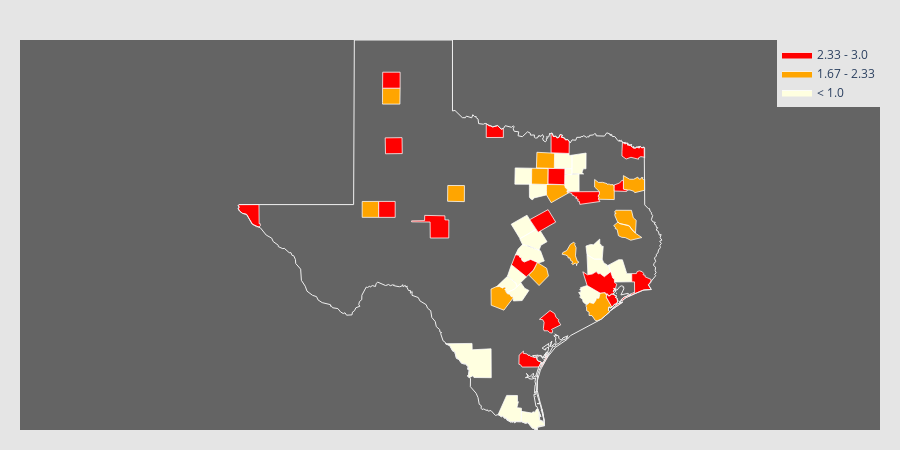
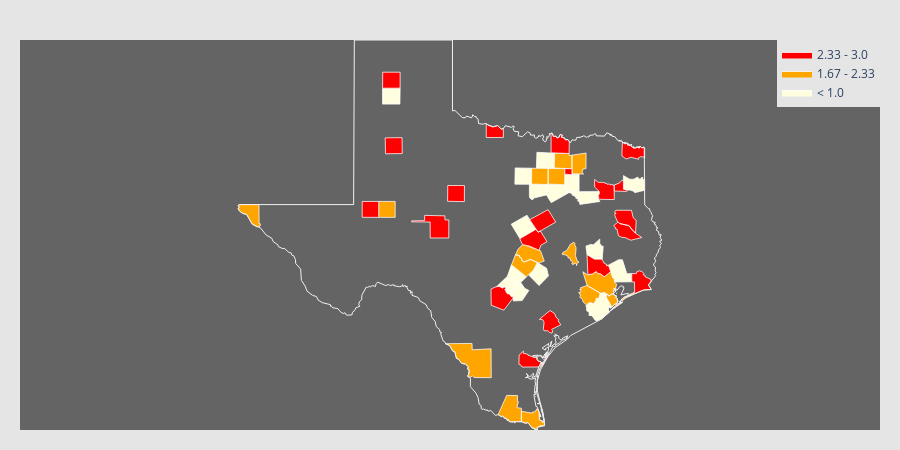

Notebook source saved alongside these figures, in order:
### Code cell
# Linear Neural Network

predicted = NN_linear.predict(df_test_features_2016)
#print(type(test_y), type(predicted))
p = pd.DataFrame(predicted)
p.index = df_train_labels_2016.index

# Separate into 3 numerical Categories for Graphing
df_health = pd.concat([p, df_train_labels_2016.to_frame()], axis=1)
df_health.columns = ['predicted', 'actual']
df_health_classified = pd.DataFrame(columns = ['predicted', 'actual'])
for i, row in df_health.iterrows():
    p = row[0]
    a = row[1]
    if p < above_2013:
        p = 1
    elif p < average_2013:
        p = 2
    else:
        p = 3
    df_health_classified.at[i,'predicted'] = p
    if a < above_2013:
        a = 1
    elif a < average_2013:
        a = 2
    else:
        a = 3
    df_health_classified.at[i,'actual'] = a
    
# add county title
df_health_classified.index.names= ['county']

# Make Graph
df_sample = pd.read_csv('https://raw.githubusercontent.com/plotly/datasets/master/minoritymajority.csv')
df_sample_r = df_sample[df_sample['STNAME'] == 'Texas']

counties = pd.read_csv('datasets/after/county.csv')
counties.columns = ['i', 'FIPS', 'county']
vis = pd.merge(df_health_classified, counties, on="county")

values1 = vis['predicted']
values2 = vis['actual']

endpts1 = list(np.mgrid[min(values1):max(values1):4j])
endpts2 = list(np.mgrid[min(values2):max(values2):4j])

#colorscale = ["#030512","#1d1d3b","#323268","#3d4b94","#3e6ab0","#4989bc","#60a7c7","#85c5d3","#b7e0e4","#eafcfd"]
#colorscale = ["#f7fbff", "#ebf3fb", "#d2e3f3", "#c6dbef", "#b3d2e9", "#9ecae1", "#85bcdb", "#6baed6", "#57a0ce", "#3082be", "#2171b5", "#1361a9","#08519c", "#0b4083", "#08306b"]
colorscale = ["lightyellow","orange","orange","red","darkred"]


fips = vis['FIPS']

fig_Predicted = ff.create_choropleth(fips=fips, values=values1, scope=['Texas'], colorscale = colorscale, binning_endpoints=endpts1,
        plot_bgcolor='rgb(100,100,100)',
        paper_bgcolor='rgb(229,229,229)', county_outline={'color': 'rgb(255,255,255)', 'width': 0.75})
fig_Predicted.show()

fig_Actual = ff.create_choropleth(fips=fips, values=values2, scope=['Texas'], colorscale = colorscale, binning_endpoints=endpts2,
        plot_bgcolor='rgb(100,100,100)',
        paper_bgcolor='rgb(229,229,229)', county_outline={'color': 'rgb(255,255,255)', 'width': 0.75})
fig_Actual.show()

### Figure 1 — Plotly figure (JSON) as saved in the notebook; plotly's stock layout.template omitted (floating-point values rounded to 4 significant figures; data arrays with more than 128 entries replaced by an {"elided": "..."} marker saying what was removed)
{"data": [{"fill": "toself", "fillcolor": "lightyellow", "hoverinfo": "none", "line": {"color": "rgb(255,255,255)", "width": 0.75}, "mode": "lines", "name": "< 1.0", "type": "scatter", "x": {"elided": "266 float values"}, "y": {"elided": "266 float values"}}, {"fill": "toself", "fillcolor": "orange", "hoverinfo": "none", "line": {"color": "rgb(255,255,255)", "width": 0.75}, "mode": "lines", "name": "1.0 - 1.67", "type": "scatter", "x": [], "y": []}, {"fill": "toself", "fillcolor": "orange", "hoverinfo": "none", "line": {"color": "rgb(255,255,255)", "width": 0.75}, "mode": "lines", "name": "1.67 - 2.33", "type": "scatter", "x": {"elided": "191 float values"}, "y": {"elided": "191 float values"}}, {"fill": "toself", "fillcolor": "red", "hoverinfo": "none", "line": {"color": "rgb(255,255,255)", "width": 0.75}, "mode": "lines", "name": "2.33 - 3.0", "type": "scatter", "x": {"elided": "475 float values"}, "y": {"elided": "475 float values"}}, {"fill": "toself", "fillcolor": "darkred", "hoverinfo": "none", "line": {"color": "rgb(255,255,255)", "width": 0.75}, "mode": "lines", "name": "> 3.0", "type": "scatter", "x": [], "y": []}, {"hoverinfo": "text", "legendgroup": "centroids", "marker": {"color": "white", "opacity": 0}, "mode": "markers", "name": "US Counties", "selected": {"marker": {"color": "white", "opacity": 1, "size": 3}}, "showlegend": false, "text": ["County: Nueces<br>State: Texas<br>FIPS: 48355<br>Value: 3", "County: Nueces<br>State: Texas<br>FIPS: 48355<br>Value: 3", "County: Nueces<br>State: Texas<br>FIPS: 48355<br>Value: 3", "County: Nueces<br>State: Texas<br>FIPS: 48355<br>Value: 3", "County: Nueces<br>State: Texas<br>FIPS: 48355<br>Value: 3", "County: Nueces<br>State: Texas<br>FIPS: 48355<br>Value: 3", "County: Nueces<br>State: Texas<br>FIPS: 48355<br>Value: 3", "County: Nueces<br>State: Texas<br>FIPS: 48355<br>Value: 3", "County: Nueces<br>State: Texas<br>FIPS: 48355<br>Value: 3", "County: Nueces<br>State: Texas<br>FIPS: 48355<br>Value: 3", "County: Nueces<br>State: Texas<br>FIPS: 48355<br>Value: 3", "County: Nueces<br>State: Texas<br>FIPS: 48355<br>Value: 3", "County: Nueces<br>State: Texas<br>FIPS: 48355<br>Value: 3", "County: Nueces<br>State: Texas<br>FIPS: 48355<br>Value: 3", "County: Nueces<br>State: Texas<br>FIPS: 48355<br>Value: 3", "County: Nueces<br>State: Texas<br>FIPS: 48355<br>Value: 3", "County: Nueces<br>State: Texas<br>FIPS: 48355<br>Value: 3", "County: Nueces<br>State: Texas<br>FIPS: 48355<br>Value: 3", "County: Nueces<br>State: Texas<br>FIPS: 48355<br>Value: 3", "County: Nueces<br>State: Texas<br>FIPS: 48355<br>Value: 3", "County: Nueces<br>State: Texas<br>FIPS: 48355<br>Value: 3", "County: Nueces<br>State: Texas<br>FIPS: 48355<br>Value: 3", "County: Nueces<br>State: Texas<br>FIPS: 48355<br>Value: 3", "County: Nueces<br>State: Texas<br>FIPS: 48355<br>Value: 3", "County: Nueces<br>State: Texas<br>FIPS: 48355<br>Value: 3", "County: Nueces<br>State: Texas<br>FIPS: 48355<br>Value: 3", "County: Harris<br>State: Texas<br>FIPS: 48201<br>Value: 3", "County: Harris<br>State: Texas<br>FIPS: 48201<br>Value: 3", "County: Harris<br>State: Texas<br>FIPS: 48201<br>Value: 3", "County: Galveston<br>State: Texas<br>FIPS: 48167<br>Value: 3", "County: Galveston<br>State: Texas<br>FIPS: 48167<br>Value: 3", "County: Galveston<br>State: Texas<br>FIPS: 48167<br>Value: 3", "County: Galveston<br>State: Texas<br>FIPS: 48167<br>Value: 3", "County: Galveston<br>State: Texas<br>FIPS: 48167<br>Value: 3", "County: Galveston<br>State: Texas<br>FIPS: 48167<br>Value: 3", "County: Galveston<br>State: Texas<br>FIPS: 48167<br>Value: 3", "County: Cameron<br>State: Texas<br>FIPS: 48061<br>Value: 1", "County: Cameron<br>State: Texas<br>FIPS: 48061<br>Value: 1", "County: Cameron<br>State: Texas<br>FIPS: 48061<br>Value: 1", "County: Angelina<br>State: Texas<br>FIPS: 48005<br>Value: 2", "County: Bastrop<br>State: Texas<br>FIPS: 48021<br>Value: 2", "County: Bell<br>State: Texas<br>FIPS: 48027<br>Value: 1", "County: Bexar<br>State: Texas<br>FIPS: 48029<br>Value: 2", "County: Bowie<br>State: Texas<br>FIPS: 48037<br>Value: 3", "County: Brazoria<br>State: Texas<br>FIPS: 48039<br>Value: 2", "County: Brazos<br>State: Texas<br>FIPS: 48041<br>Value: 2", "County: Collin<br>State: Texas<br>FIPS: 48085<br>Value: 1", "County: Comal<br>State: Texas<br>FIPS: 48091<br>Value: 1", "County: Coryell<br>State: Texas<br>FIPS: 48099<br>Value: 1", "County: Dallas<br>State: Texas<br>FIPS: 48113<br>Value: 3", "County: Denton<br>State: Texas<br>FIPS: 48121<br>Value: 2", "County: Ector<br>State: Texas<br>FIPS: 48135<br>Value: 2", "County: El Paso<br>State: Texas<br>FIPS: 48141<br>Value: 3", "County: Ellis<br>State: Texas<br>FIPS: 48139<br>Value: 2", "County: Fort Bend<br>State: Texas<br>FIPS: 48157<br>Value: 1", "County: Grayson<br>State: Texas<br>FIPS: 48181<br>Value: 3", "County: Gregg<br>State: Texas<br>FIPS: 48183<br>Value: 3", "County: Guadalupe<br>State: Texas<br>FIPS: 48187<br>Value: 1", "County: Harrison<br>State: Texas<br>FIPS: 48203<br>Value: 2", "County: Hays<br>State: Texas<br>FIPS: 48209<br>Value: 1", "County: Henderson<br>State: Texas<br>FIPS: 48213<br>Value: 3", "County: Hidalgo<br>State: Texas<br>FIPS: 48215<br>Value: 1", "County: Hunt<br>State: Texas<br>FIPS: 48231<br>Value: 1", "County: Jefferson<br>State: Texas<br>FIPS: 48245<br>Value: 3", "County: Johnson<br>State: Texas<br>FIPS: 48251<br>Value: 1", "County: Kaufman<br>State: Texas<br>FIPS: 48257<br>Value: 1", "County: Liberty<br>State: Texas<br>FIPS: 48291<br>Value: 1", "County: Lubbock<br>State: Texas<br>FIPS: 48303<br>Value: 3", "County: McLennan<br>State: Texas<br>FIPS: 48309<br>Value: 3", "County: Midland<br>State: Texas<br>FIPS: 48329<br>Value: 3", "County: Montgomery<br>State: Texas<br>FIPS: 48339<br>Value: 1", "County: Nacogdoches<br>State: Texas<br>FIPS: 48347<br>Value: 2", "County: Parker<br>State: Texas<br>FIPS: 48367<br>Value: 1", "County: Potter<br>State: Texas<br>FIPS: 48375<br>Value: 3", "County: Randall<br>State: Texas<br>FIPS: 48381<br>Value: 2", "County: Rockwall<br>State: Texas<br>FIPS: 48397<br>Value: 1", "County: Smith<br>State: Texas<br>FIPS: 48423<br>Value: 2", "County: Tarrant<br>State: Texas<br>FIPS: 48439<br>Value: 2", "County: Taylor<br>State: Texas<br>FIPS: 48441<br>Value: 2", "County: Tom Green<br>State: Texas<br>FIPS: 48451<br>Value: 3", "County: Travis<br>State: Texas<br>FIPS: 48453<br>Value: 3", "County: Victoria<br>State: Texas<br>FIPS: 48469<br>Value: 3", "County: Walker<br>State: Texas<br>FIPS: 48471<br>Value: 1", "County: Webb<br>State: Texas<br>FIPS: 48479<br>Value: 1", "County: Wichita<br>State: Texas<br>FIPS: 48485<br>Value: 3", "County: Williamson<br>State: Texas<br>FIPS: 48491<br>Value: 1"], "type": "scatter", "unselected": {"marker": {"opacity": 0}}, "x": [[-97.08], [-97.1], [-97.12], [-97.09], [-97.12], [-97.13], [-97.14], [-97.14], [-97.14], [-97.15], [-97.15], [-97.17], [-97.18], [-97.21], [-97.21], [-97.22], [-97.24], [-97.23], [-97.16], [-97.25], [-97.31], [-97.33], [-97.36], [-97.36], [-97.45], [-97.65], [-94.97], [-94.98], [-95.39], [-94.52], [-94.58], [-94.8], [-94.82], [-94.91], [-94.9], [-95.05], [-97.19], [-97.25], [-97.52], -94.61, -97.31, -97.48, -98.52, -94.42, -95.45, -96.3, -96.57, -98.28, -97.8, -96.78, -97.12, -102.5, -106.2, -96.79, -95.77, -96.68, -94.82, -97.95, -94.37, -98.03, -95.85, -98.18, -96.09, -94.16, -97.37, -96.29, -94.81, -101.8, -97.2, -102.0, -95.5, -94.62, -97.81, -101.9, -101.9, -96.41, -95.27, -97.29, -99.89, -100.5, -97.78, -96.97, -95.57, -99.33, -98.7, -97.6], "y": [[27.92], [27.9], [27.91], [27.86], [27.89], [27.9], [27.9], [27.85], [27.89], [27.88], [27.82], [27.76], [27.82], [27.82], [27.81], [27.85], [27.83], [27.67], [27.72], [27.86], [27.87], [27.87], [27.85], [27.88], [27.87], [27.72], [29.68], [29.69], [29.86], [29.55], [29.49], [29.33], [29.35], [29.27], [29.24], [29.4], [26.25], [26.37], [26.13], 31.25, 30.1, 31.04, 29.45, 33.45, 29.19, 30.66, 33.19, 29.81, 31.39, 32.77, 33.21, 31.87, 31.77, 32.35, 29.53, 33.63, 32.48, 29.58, 32.55, 30.06, 32.21, 26.4, 33.12, 29.88, 32.38, 32.6, 30.15, 33.61, 31.55, 31.87, 30.3, 31.62, 32.78, 35.4, 34.97, 32.9, 32.38, 32.77, 32.3, 31.4, 30.33, 28.8, 30.74, 27.76, 33.99, 30.65]}, {"hoverinfo": "text", "legendgroup": "States", "line": {"color": "rgb(240, 240, 240)", "width": 1}, "mode": "lines", "showlegend": false, "type": "scatter", "x": {"elided": "634 float values"}, "y": {"elided": "634 float values"}}], "layout": {"annotations": [{"showarrow": false, "text": "<b></b>", "x": 1, "xanchor": "right", "xref": "paper", "y": 1.05, "yref": "paper"}], "dragmode": "select", "height": 450, "hovermode": "closest", "legend": {"traceorder": "reversed", "x": 1, "xanchor": "right", "y": 1, "yanchor": "top"}, "margin": {"b": 20, "l": 20, "r": 20, "t": 40}, "paper_bgcolor": "rgb(229,229,229)", "plot_bgcolor": "rgb(100,100,100)", "width": 900, "xaxis": {"autorange": false, "fixedrange": true, "range": [-113.4, -86.75], "showgrid": false, "showticklabels": false, "zeroline": false}, "yaxis": {"autorange": false, "fixedrange": true, "range": [25.84, 36.5], "showgrid": false, "showticklabels": false, "zeroline": false}}}

### Figure 2 — Plotly figure (JSON) as saved in the notebook; plotly's stock layout.template omitted (floating-point values rounded to 4 significant figures; data arrays with more than 128 entries replaced by an {"elided": "..."} marker saying what was removed)
{"data": [{"fill": "toself", "fillcolor": "lightyellow", "hoverinfo": "none", "line": {"color": "rgb(255,255,255)", "width": 0.75}, "mode": "lines", "name": "< 1.0", "type": "scatter", "x": {"elided": "192 float values"}, "y": {"elided": "192 float values"}}, {"fill": "toself", "fillcolor": "orange", "hoverinfo": "none", "line": {"color": "rgb(255,255,255)", "width": 0.75}, "mode": "lines", "name": "1.0 - 1.67", "type": "scatter", "x": [], "y": []}, {"fill": "toself", "fillcolor": "orange", "hoverinfo": "none", "line": {"color": "rgb(255,255,255)", "width": 0.75}, "mode": "lines", "name": "1.67 - 2.33", "type": "scatter", "x": {"elided": "311 float values"}, "y": {"elided": "311 float values"}}, {"fill": "toself", "fillcolor": "red", "hoverinfo": "none", "line": {"color": "rgb(255,255,255)", "width": 0.75}, "mode": "lines", "name": "2.33 - 3.0", "type": "scatter", "x": {"elided": "429 float values"}, "y": {"elided": "429 float values"}}, {"fill": "toself", "fillcolor": "darkred", "hoverinfo": "none", "line": {"color": "rgb(255,255,255)", "width": 0.75}, "mode": "lines", "name": "> 3.0", "type": "scatter", "x": [], "y": []}, {"hoverinfo": "text", "legendgroup": "centroids", "marker": {"color": "white", "opacity": 0}, "mode": "markers", "name": "US Counties", "selected": {"marker": {"color": "white", "opacity": 1, "size": 3}}, "showlegend": false, "text": ["County: Nueces<br>State: Texas<br>FIPS: 48355<br>Value: 3", "County: Nueces<br>State: Texas<br>FIPS: 48355<br>Value: 3", "County: Nueces<br>State: Texas<br>FIPS: 48355<br>Value: 3", "County: Nueces<br>State: Texas<br>FIPS: 48355<br>Value: 3", "County: Nueces<br>State: Texas<br>FIPS: 48355<br>Value: 3", "County: Nueces<br>State: Texas<br>FIPS: 48355<br>Value: 3", "County: Nueces<br>State: Texas<br>FIPS: 48355<br>Value: 3", "County: Nueces<br>State: Texas<br>FIPS: 48355<br>Value: 3", "County: Nueces<br>State: Texas<br>FIPS: 48355<br>Value: 3", "County: Nueces<br>State: Texas<br>FIPS: 48355<br>Value: 3", "County: Nueces<br>State: Texas<br>FIPS: 48355<br>Value: 3", "County: Nueces<br>State: Texas<br>FIPS: 48355<br>Value: 3", "County: Nueces<br>State: Texas<br>FIPS: 48355<br>Value: 3", "County: Nueces<br>State: Texas<br>FIPS: 48355<br>Value: 3", "County: Nueces<br>State: Texas<br>FIPS: 48355<br>Value: 3", "County: Nueces<br>State: Texas<br>FIPS: 48355<br>Value: 3", "County: Nueces<br>State: Texas<br>FIPS: 48355<br>Value: 3", "County: Nueces<br>State: Texas<br>FIPS: 48355<br>Value: 3", "County: Nueces<br>State: Texas<br>FIPS: 48355<br>Value: 3", "County: Nueces<br>State: Texas<br>FIPS: 48355<br>Value: 3", "County: Nueces<br>State: Texas<br>FIPS: 48355<br>Value: 3", "County: Nueces<br>State: Texas<br>FIPS: 48355<br>Value: 3", "County: Nueces<br>State: Texas<br>FIPS: 48355<br>Value: 3", "County: Nueces<br>State: Texas<br>FIPS: 48355<br>Value: 3", "County: Nueces<br>State: Texas<br>FIPS: 48355<br>Value: 3", "County: Nueces<br>State: Texas<br>FIPS: 48355<br>Value: 3", "County: Harris<br>State: Texas<br>FIPS: 48201<br>Value: 2", "County: Harris<br>State: Texas<br>FIPS: 48201<br>Value: 2", "County: Harris<br>State: Texas<br>FIPS: 48201<br>Value: 2", "County: Galveston<br>State: Texas<br>FIPS: 48167<br>Value: 2", "County: Galveston<br>State: Texas<br>FIPS: 48167<br>Value: 2", "County: Galveston<br>State: Texas<br>FIPS: 48167<br>Value: 2", "County: Galveston<br>State: Texas<br>FIPS: 48167<br>Value: 2", "County: Galveston<br>State: Texas<br>FIPS: 48167<br>Value: 2", "County: Galveston<br>State: Texas<br>FIPS: 48167<br>Value: 2", "County: Galveston<br>State: Texas<br>FIPS: 48167<br>Value: 2", "County: Cameron<br>State: Texas<br>FIPS: 48061<br>Value: 2", "County: Cameron<br>State: Texas<br>FIPS: 48061<br>Value: 2", "County: Cameron<br>State: Texas<br>FIPS: 48061<br>Value: 2", "County: Angelina<br>State: Texas<br>FIPS: 48005<br>Value: 3", "County: Bastrop<br>State: Texas<br>FIPS: 48021<br>Value: 1", "County: Bell<br>State: Texas<br>FIPS: 48027<br>Value: 3", "County: Bexar<br>State: Texas<br>FIPS: 48029<br>Value: 3", "County: Bowie<br>State: Texas<br>FIPS: 48037<br>Value: 3", "County: Brazoria<br>State: Texas<br>FIPS: 48039<br>Value: 1", "County: Brazos<br>State: Texas<br>FIPS: 48041<br>Value: 2", "County: Collin<br>State: Texas<br>FIPS: 48085<br>Value: 2", "County: Comal<br>State: Texas<br>FIPS: 48091<br>Value: 1", "County: Coryell<br>State: Texas<br>FIPS: 48099<br>Value: 1", "County: Dallas<br>State: Texas<br>FIPS: 48113<br>Value: 2", "County: Denton<br>State: Texas<br>FIPS: 48121<br>Value: 1", "County: Ector<br>State: Texas<br>FIPS: 48135<br>Value: 3", "County: El Paso<br>State: Texas<br>FIPS: 48141<br>Value: 2", "County: Ellis<br>State: Texas<br>FIPS: 48139<br>Value: 1", "County: Fort Bend<br>State: Texas<br>FIPS: 48157<br>Value: 2", "County: Grayson<br>State: Texas<br>FIPS: 48181<br>Value: 3", "County: Gregg<br>State: Texas<br>FIPS: 48183<br>Value: 3", "County: Guadalupe<br>State: Texas<br>FIPS: 48187<br>Value: 1", "County: Harrison<br>State: Texas<br>FIPS: 48203<br>Value: 1", "County: Hays<br>State: Texas<br>FIPS: 48209<br>Value: 1", "County: Henderson<br>State: Texas<br>FIPS: 48213<br>Value: 1", "County: Hidalgo<br>State: Texas<br>FIPS: 48215<br>Value: 2", "County: Hunt<br>State: Texas<br>FIPS: 48231<br>Value: 2", "County: Jefferson<br>State: Texas<br>FIPS: 48245<br>Value: 3", "County: Johnson<br>State: Texas<br>FIPS: 48251<br>Value: 1", "County: Kaufman<br>State: Texas<br>FIPS: 48257<br>Value: 1", "County: Liberty<br>State: Texas<br>FIPS: 48291<br>Value: 1", "County: Lubbock<br>State: Texas<br>FIPS: 48303<br>Value: 3", "County: McLennan<br>State: Texas<br>FIPS: 48309<br>Value: 3", "County: Midland<br>State: Texas<br>FIPS: 48329<br>Value: 2", "County: Montgomery<br>State: Texas<br>FIPS: 48339<br>Value: 3", "County: Nacogdoches<br>State: Texas<br>FIPS: 48347<br>Value: 3", "County: Parker<br>State: Texas<br>FIPS: 48367<br>Value: 1", "County: Potter<br>State: Texas<br>FIPS: 48375<br>Value: 3", "County: Randall<br>State: Texas<br>FIPS: 48381<br>Value: 1", "County: Rockwall<br>State: Texas<br>FIPS: 48397<br>Value: 3", "County: Smith<br>State: Texas<br>FIPS: 48423<br>Value: 3", "County: Tarrant<br>State: Texas<br>FIPS: 48439<br>Value: 2", "County: Taylor<br>State: Texas<br>FIPS: 48441<br>Value: 3", "County: Tom Green<br>State: Texas<br>FIPS: 48451<br>Value: 3", "County: Travis<br>State: Texas<br>FIPS: 48453<br>Value: 2", "County: Victoria<br>State: Texas<br>FIPS: 48469<br>Value: 3", "County: Walker<br>State: Texas<br>FIPS: 48471<br>Value: 1", "County: Webb<br>State: Texas<br>FIPS: 48479<br>Value: 2", "County: Wichita<br>State: Texas<br>FIPS: 48485<br>Value: 3", "County: Williamson<br>State: Texas<br>FIPS: 48491<br>Value: 2"], "type": "scatter", "unselected": {"marker": {"opacity": 0}}, "x": [[-97.08], [-97.1], [-97.12], [-97.09], [-97.12], [-97.13], [-97.14], [-97.14], [-97.14], [-97.15], [-97.15], [-97.17], [-97.18], [-97.21], [-97.21], [-97.22], [-97.24], [-97.23], [-97.16], [-97.25], [-97.31], [-97.33], [-97.36], [-97.36], [-97.45], [-97.65], [-94.97], [-94.98], [-95.39], [-94.52], [-94.58], [-94.8], [-94.82], [-94.91], [-94.9], [-95.05], [-97.19], [-97.25], [-97.52], -94.61, -97.31, -97.48, -98.52, -94.42, -95.45, -96.3, -96.57, -98.28, -97.8, -96.78, -97.12, -102.5, -106.2, -96.79, -95.77, -96.68, -94.82, -97.95, -94.37, -98.03, -95.85, -98.18, -96.09, -94.16, -97.37, -96.29, -94.81, -101.8, -97.2, -102.0, -95.5, -94.62, -97.81, -101.9, -101.9, -96.41, -95.27, -97.29, -99.89, -100.5, -97.78, -96.97, -95.57, -99.33, -98.7, -97.6], "y": [[27.92], [27.9], [27.91], [27.86], [27.89], [27.9], [27.9], [27.85], [27.89], [27.88], [27.82], [27.76], [27.82], [27.82], [27.81], [27.85], [27.83], [27.67], [27.72], [27.86], [27.87], [27.87], [27.85], [27.88], [27.87], [27.72], [29.68], [29.69], [29.86], [29.55], [29.49], [29.33], [29.35], [29.27], [29.24], [29.4], [26.25], [26.37], [26.13], 31.25, 30.1, 31.04, 29.45, 33.45, 29.19, 30.66, 33.19, 29.81, 31.39, 32.77, 33.21, 31.87, 31.77, 32.35, 29.53, 33.63, 32.48, 29.58, 32.55, 30.06, 32.21, 26.4, 33.12, 29.88, 32.38, 32.6, 30.15, 33.61, 31.55, 31.87, 30.3, 31.62, 32.78, 35.4, 34.97, 32.9, 32.38, 32.77, 32.3, 31.4, 30.33, 28.8, 30.74, 27.76, 33.99, 30.65]}, {"hoverinfo": "text", "legendgroup": "States", "line": {"color": "rgb(240, 240, 240)", "width": 1}, "mode": "lines", "showlegend": false, "type": "scatter", "x": {"elided": "634 float values"}, "y": {"elided": "634 float values"}}], "layout": {"annotations": [{"showarrow": false, "text": "<b></b>", "x": 1, "xanchor": "right", "xref": "paper", "y": 1.05, "yref": "paper"}], "dragmode": "select", "height": 450, "hovermode": "closest", "legend": {"traceorder": "reversed", "x": 1, "xanchor": "right", "y": 1, "yanchor": "top"}, "margin": {"b": 20, "l": 20, "r": 20, "t": 40}, "paper_bgcolor": "rgb(229,229,229)", "plot_bgcolor": "rgb(100,100,100)", "width": 900, "xaxis": {"autorange": false, "fixedrange": true, "range": [-113.4, -86.75], "showgrid": false, "showticklabels": false, "zeroline": false}, "yaxis": {"autorange": false, "fixedrange": true, "range": [25.84, 36.5], "showgrid": false, "showticklabels": false, "zeroline": false}}}
